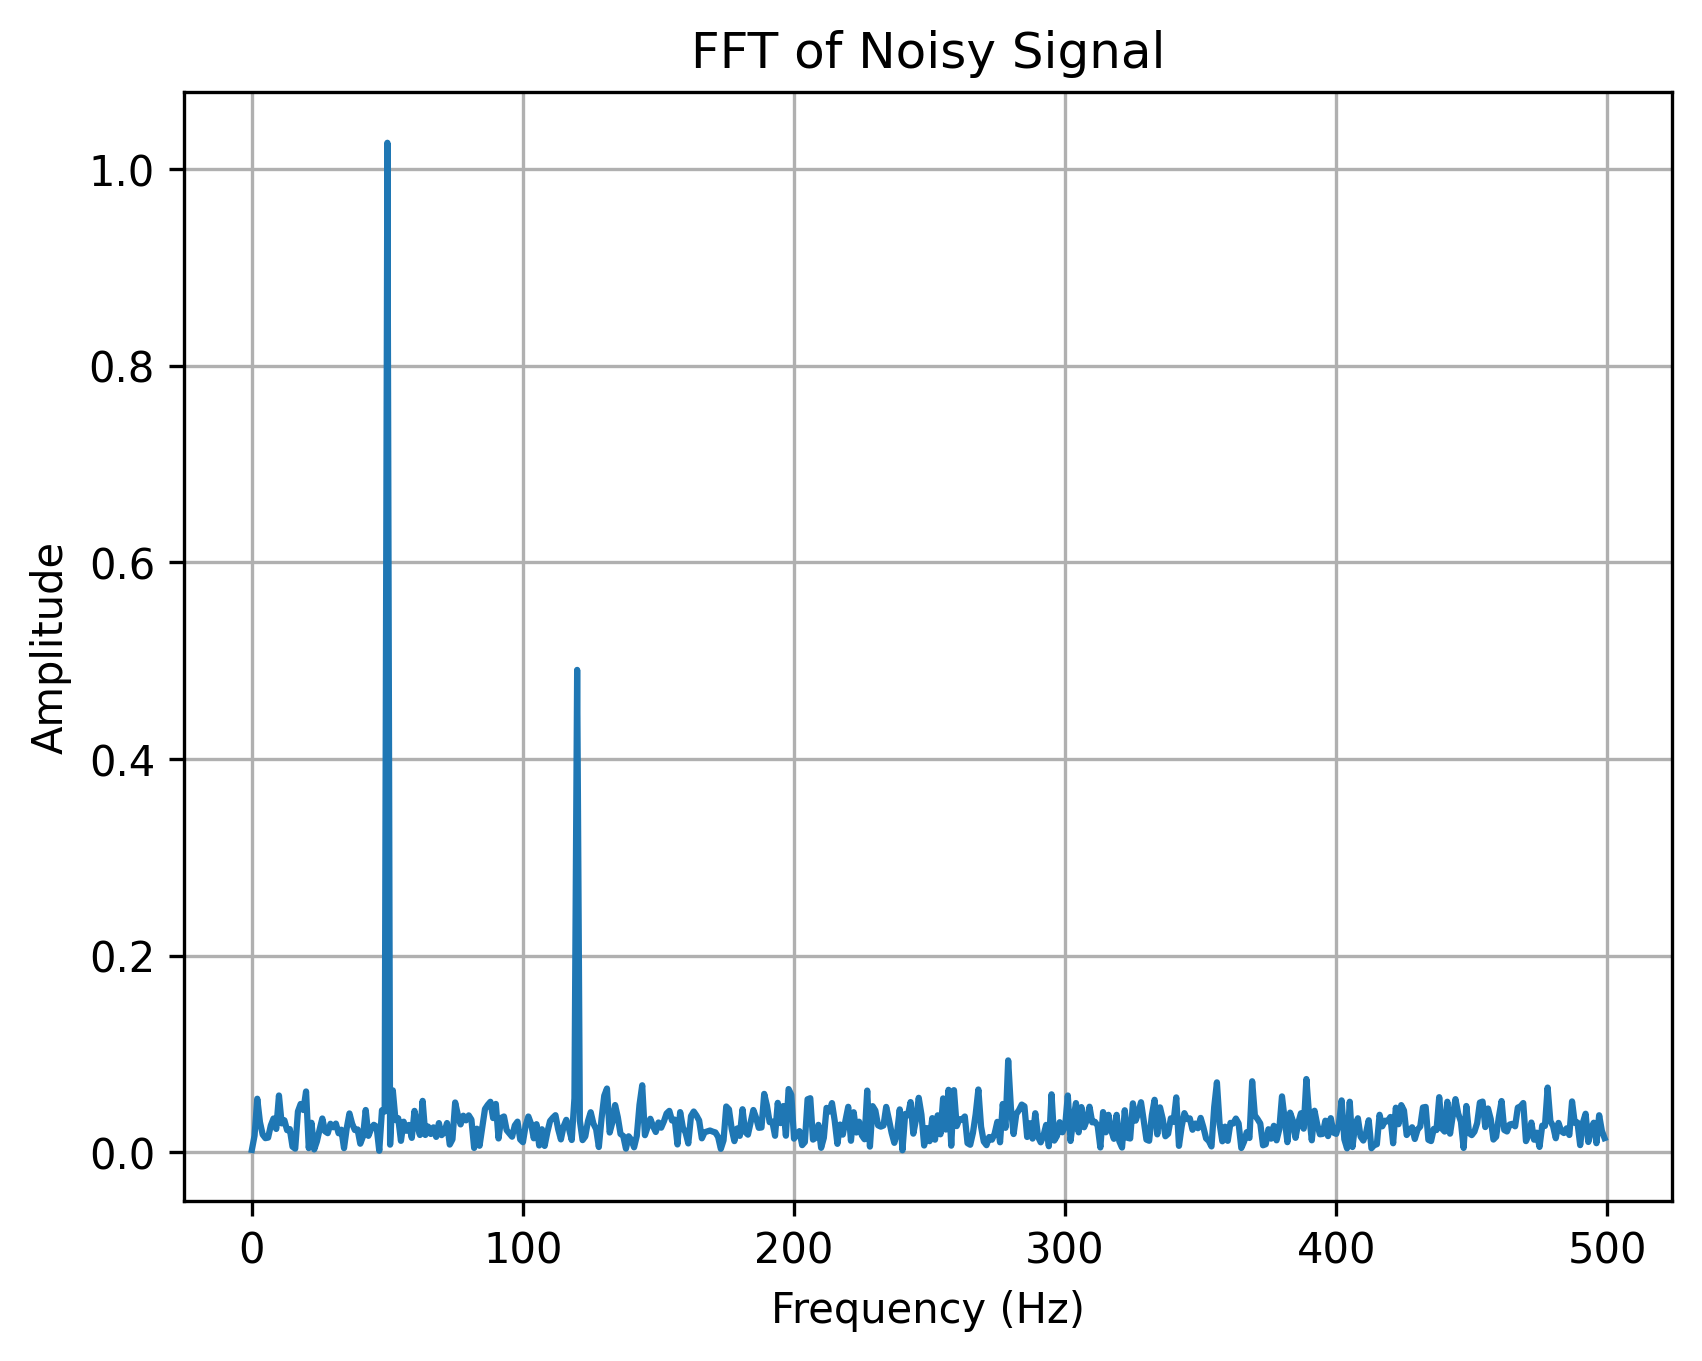

Recreate this plot in Python.
import numpy as np
import matplotlib.pyplot as plt

# Sampling parameters
fs = 1000
duration = 1
N = int(fs * duration)

# Time vector
t = np.arange(N) / fs

# Signal frequencies
f1 = 50
f2 = 120

# Clean signal
clean_signal = (
    np.sin(2 * np.pi * f1 * t)
    + 0.5 * np.sin(2 * np.pi * f2 * t)
)

# Add noise
noise = 0.5 * np.random.randn(N)

noisy_signal = clean_signal + noise

# FFT
X = np.fft.fft(noisy_signal)

# Magnitude
magnitude = np.abs(X) / N

# Single-sided spectrum
magnitude = magnitude[:N // 2]
magnitude[1:] = 2 * magnitude[1:]

# Frequency axis
frequencies = np.fft.fftfreq(N, 1 / fs)
frequencies = frequencies[:N // 2]

# Plot
plt.plot(frequencies, magnitude)

plt.xlabel("Frequency (Hz)")
plt.ylabel("Amplitude")
plt.title("FFT of Noisy Signal")
plt.grid()

plt.savefig(
    "noisy_fft.png",
    dpi=300,
    bbox_inches="tight"
)

plt.show()
